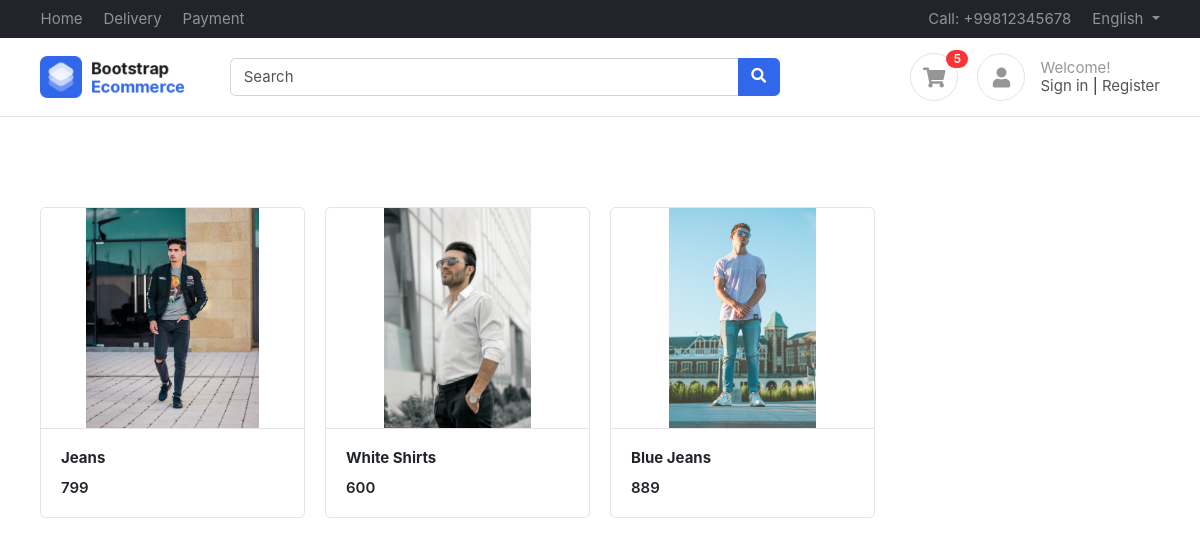
The app's page / (signed in) with its own data.
### accounts/models.py (models this page shows)
class Profile(BaseModel):
    user=models.OneToOneField(User,on_delete=models.CASCADE,related_name="profile")
    is_email_verified=models.BooleanField(default=False)
    email_token=models.CharField(max_length=100,null=True,blank=True)
    profile_image=models.ImageField(upload_to="profile")
    def get_cart_count(self):
        return CartItems.objects.filter(cart__is_paid = False , cart__user = self.user).count()  # We can pass this count by passing context

### products/models.py (models this page shows, shortened)
class Product(BaseModel):
    product_name = models.CharField(max_length=464)
    slug = models.SlugField(unique=True,null=True,blank=True)
    category =models.ForeignKey(Category, on_delete=models.CASCADE,related_name="product")
    price = models.IntegerField()
    product_description = models.TextField()
    color_variant = models.ManyToManyField(ColorVariant,blank=True)
    size_variant = models.ManyToManyField(SizeVariant,blank=True)

class ProductImage(BaseModel):
    product=models.ForeignKey(Product,on_delete=models.CASCADE,related_name="product_image",default="NO records")
    image=models.ImageField(upload_to="product",default="No images")

### home/views.py (the view)
# urls.py: path("", index,name="index")
def index(request):
    context = {'product':Product.objects.all()}
    return render(request,"home/index.html",context)

### templates/home/index.html
{% extends 'base/base.html' %}
{% block start %}
<div class="container mt-5 pt-5">
    <div class="row">
        {% for product in product %}
        <div class="col-md-3">
            <figure class="card card-product-grid">
                <div class="img-wrap"> <img src="/media/{{product.product_image.first.image}}"> </div>
                <figcaption class="info-wrap border-top">
                    <b> <a href="{%url 'get_product' product.slug %}" class="title">{{product.product_name}}</a></b>
                    <div class="price mt-2">{{product.price}}</div>
                </figcaption>
            </figure>
        </div>
        {% endfor %}
    </div>
    </div>
{% endblock %}

### templates/base/base.html (shortened to what this page needs)
<!DOCTYPE HTML>
<html lang="en">
<head>
<link href="/media/css/bootstrap.css" rel="stylesheet" type="text/css"/>
<link href="/media/fonts/fontawesome/css/all.min.css" type="text/css" rel="stylesheet">
<link href="/media/css/ui.css" rel="stylesheet" type="text/css"/>
<link href="/media/css/responsive.css" rel="stylesheet" />
</head>
<body>
	<header class="section-header">
		<nav class="navbar navbar-dark navbar-expand p-0 bg-dark">
		<div class="container">
			<ul class="navbar-nav d-none d-md-flex mr-auto">
				<li class="nav-item"><a class="nav-link" href="#">Home</a></li>
				<li class="nav-item"><a class="nav-link" href="#">Delivery</a></li>
				<li class="nav-item"><a class="nav-link" href="#">Payment</a></li>
			</ul>
			<ul class="navbar-nav">
				<li class="nav-item"><a href="#" class="nav-link"> Call: +99812345678 </a></li>
				<li class="nav-item dropdown">
					 <a href="#" class="nav-link dropdown-toggle" data-toggle="dropdown"> English </a>
				</li>
			</ul>
		  </div>
		</nav>
		<section class="header-main border-bottom">
			<div class="container">
		<div class="row align-items-center">
			<div class="col-lg-2 col-4">
				<div class="brand-wrap">
					<img class="logo" src="images/logo.png">
				</div>
			</div>
			<div class="col-lg-6 col-sm-12">
				<form action="#" class="search">
					<div class="input-group w-100">
						<input type="text" class="form-control" placeholder="Search">
						<div class="input-group-append">
						  <button class="btn btn-primary" type="submit">
							<i class="fa fa-search"></i>
						  </button>
						</div>
					</div>
				</form>
			</div>
			<div class="col-lg-4 col-sm-6 col-8">
				<div class="widgets-wrap float-md-right">
					<div class="widget-header  mr-3">
						<a href="{%url 'cart' %}" class="icon icon-sm rounded-circle border"><i class="fa fa-shopping-cart"></i></a>
						<span class="badge badge-pill badge-danger notify">{{request.user.profile.get_cart_count}}</span>
					</div>
					<div class="widget-header icontext">
						<a href="#" class="icon icon-sm rounded-circle border"><i class="fa fa-user"></i></a>
						<div class="text">
							<span class="text-muted">Welcome!</span>
							<div>
								<a href="#">Sign in</a> |
								<a href="#"> Register</a>
							</div>
						</div>
					</div>
				</div>
			</div>
		</div>
			</div>
		</section>
		</header>
        <body>
        </head>
{% block start %}
{% endblock  %}

### public/static/css/ui.css (style rules this page uses)
html { font-family: 'Inter', sans-serif; font-size: 15px; }
.img-wrap { text-align: center; display: block; }
.img-wrap img { max-width: 100%; }
.icon-xs, .icon-sm, .icon-md, .icon-lg { display: inline-block; text-align: center; flex-shrink: 0; flex-grow: 0; }
.icon-sm { width: 48px; height: 48px; line-height: 48px; font-size: 20px; }
figure { margin-bottom: 0; }
.card .title { color: #212529; }
.header-main { position: relative; padding-top: 1rem; padding-bottom: 1rem; }
.brand-wrap .logo, .navbar-brand .logo { margin-right: 7px; max-height: 42px; display: inline-block; }
.widget-header { display: inline-block; vertical-align: middle; position: relative; }
.widget-header a { color: #545454; }
.widget-header i { color: #969696; }
.widget-header .notify { position: absolute; top: -3px; right: -10px; }
[class*='card-product'] a.title { color: #212529; display: block; }
[class*='card-product'] .img-wrap { overflow: hidden; position: relative; }
[class*='card-product'] .img-wrap img { height: 100%; max-width: 100%; width: auto; display: inline-block; object-fit: cover; }
.card-product-grid { margin-bottom: 20px; }
.card-product-grid .img-wrap { border-radius: 0.2rem 0.2rem 0 0; height: 220px; }
.card-product-grid .info-wrap { overflow: hidden; padding: 18px 20px; }
.card .img-wrap { overflow: hidden; }
.icontext { display: inline-flex; align-items: center; vertical-align: middle; }
.icontext .text { width: 100%; line-height: 1.2; color: #212529; }
.icontext .icon { position: relative; margin-right: 15px; flex-shrink: 0; flex-grow: 0; }
.notify { position: absolute; top: -4px; right: -10px; display: inline-block; padding: .25em .6em; font-size: 12px; line-height: 1; text-align: center; border-radius: 3rem; color: #fff; background-color: #fa3434; }
.price { font-weight: 600; color: #212529; }

### records on screen
Product: product_image.first.image (picture), product_name "Jeans", price "799"
Product: product_image.first.image (picture), product_name "White Shirts", price "600"
Product: product_image.first.image (picture), product_name "Blue Jeans", price "889"

### other values on screen
{{ request.user.profile.get_cart_count }} "5"
